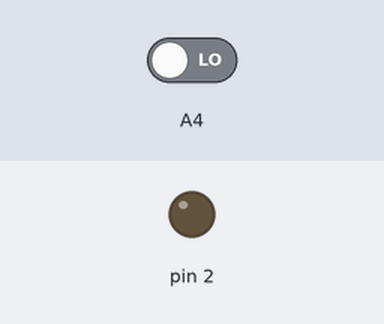
The sketch below on a simulated Arduino Uno, built with avr-gcc and run on an emulated ATmega328P. On the bench: output pins drawn as LEDs (lit = HIGH). The inputs (shaded band) are chosen by the test bench; at power-on: A4 LOW.

Above: at 1.2 s.
1.3 s: A4 driven HIGH
At 2.0 s:
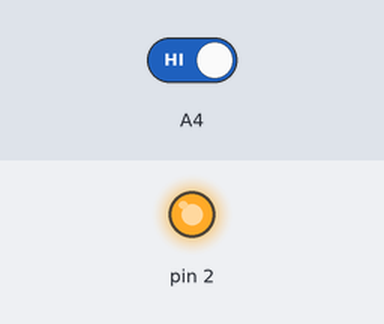
2.8 s: A4 driven LOW
At 3.2 s:
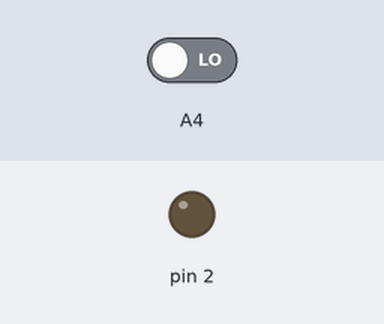
Timing chart, 0 to 5.8 s (numbered marks = the images above; inputs shaded):
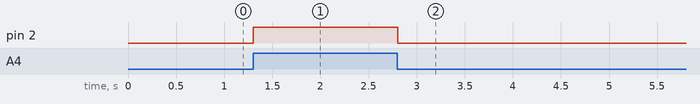

Measured:
- after the input at 1.3 s, pin 2: LOW → HIGH at once
- after the input at 2.8 s, pin 2: HIGH → LOW at once

The sketch:

sensorPIR_.ino
```cpp
// C++ code
//

void setup()
{
  pinMode(A4, INPUT);
  pinMode(2, OUTPUT);
}

void loop()
{
  if (digitalRead(A4) == HIGH) {
    digitalWrite(2, HIGH);
  }
  if (digitalRead(A4) == LOW) {
    digitalWrite(2, LOW);
  }
  delay(10); // Delay a little bit to improve simulation performance
}
```
